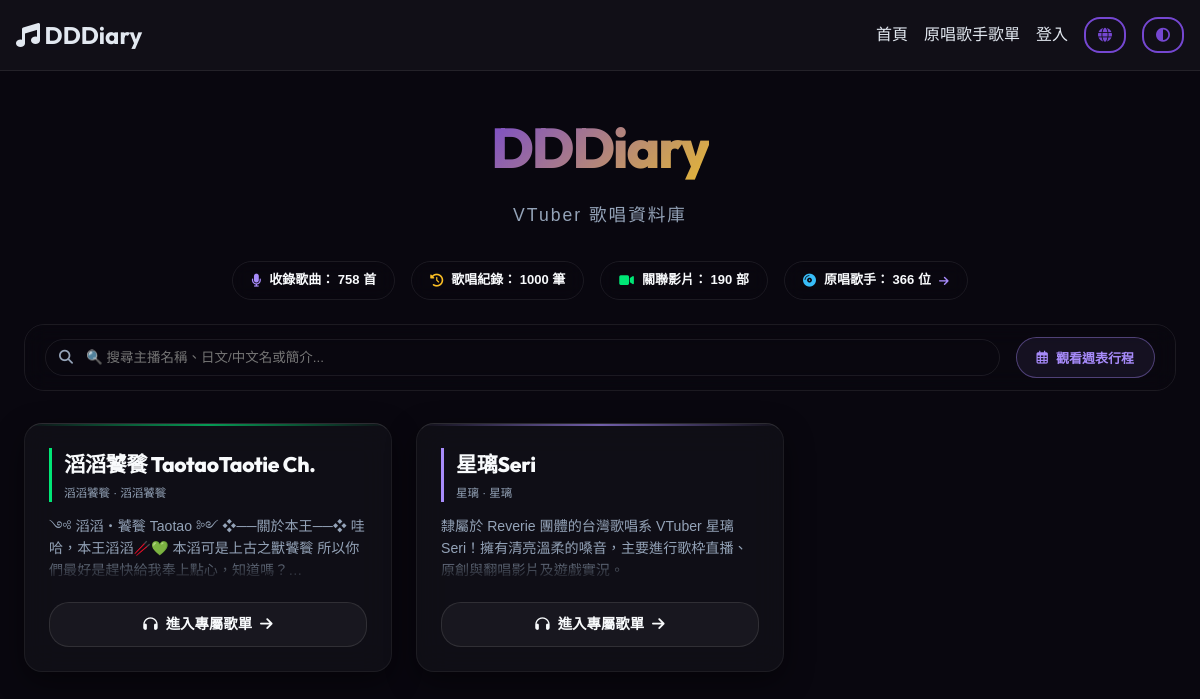
/, run on an earlier commit of the app's database.
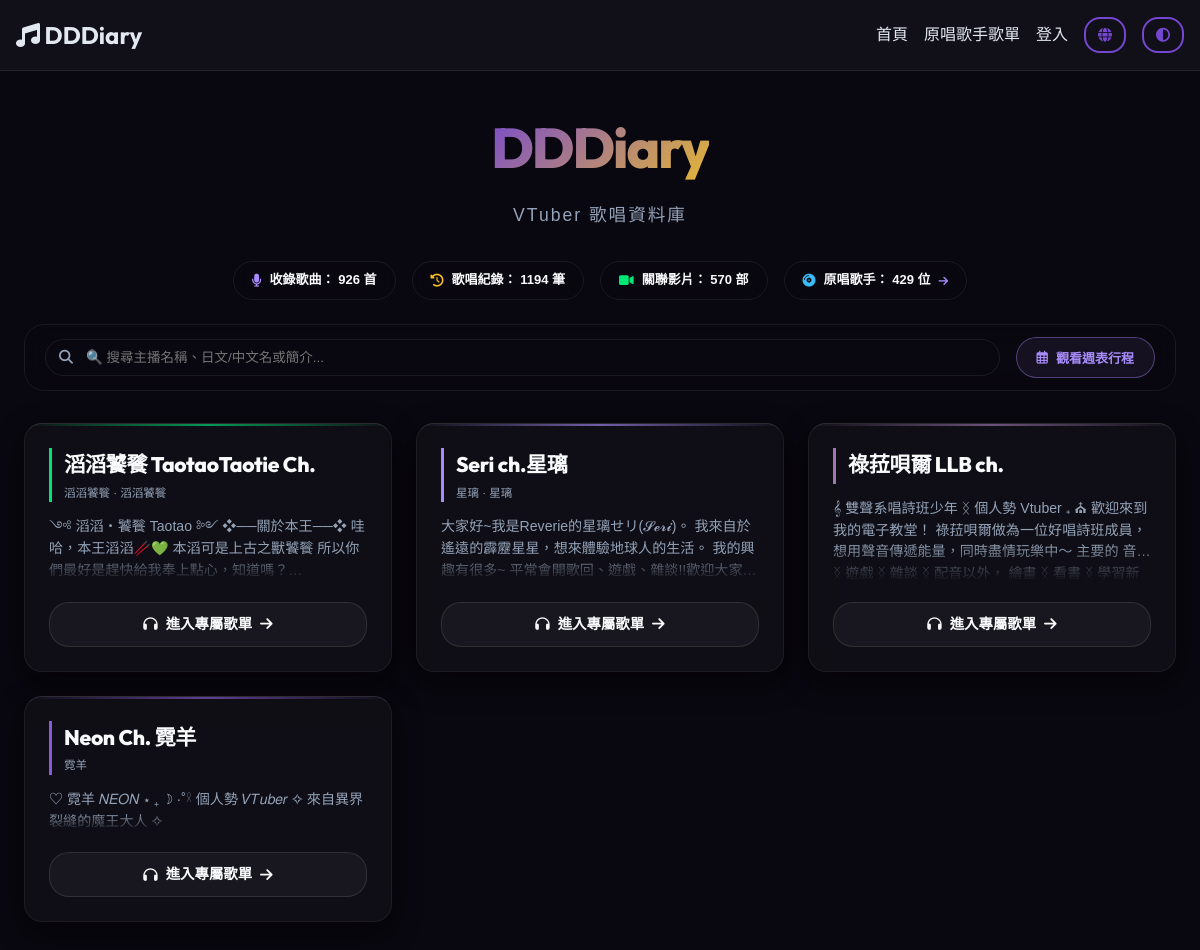
And on a later commit of the database.
### app/models/vtuber.py (models this page shows)
class VTuber(db.Model):
    __tablename__ = "vtubers"
    id: Mapped[int] = mapped_column(primary_key=True, autoincrement=True)
    name_main: Mapped[str] = mapped_column(String, nullable=False)
    name_ja: Mapped[Optional[str]] = mapped_column(String, nullable=True)
    name_zh: Mapped[Optional[str]] = mapped_column(String, nullable=True)
    name_romaji: Mapped[Optional[str]] = mapped_column(String, nullable=True)
    description: Mapped[Optional[str]] = mapped_column(String, nullable=True)
    youtube_channel_id: Mapped[Optional[str]] = mapped_column(String, unique=True, nullable=True)
    created_at: Mapped[datetime] = mapped_column(DateTime, server_default=func.now())
    avatar_url: Mapped[Optional[str]] = mapped_column(String, nullable=True)
    theme_color: Mapped[Optional[str]] = mapped_column(String, nullable=True)
    banner_url: Mapped[Optional[str]] = mapped_column(String, nullable=True)
    social_links: Mapped[Optional[str]] = mapped_column(String, nullable=True)
    schedule_image_url: Mapped[Optional[str]] = mapped_column(String, nullable=True)
    links: Mapped[List["VTuberLink"]] = relationship(
        "VTuberLink", back_populates="vtuber", cascade="all, delete-orphan"
    )
    activities: Mapped[List["Activity"]] = relationship(
        "Activity", back_populates="vtuber", cascade="all, delete-orphan"
    )
    videos: Mapped[List["Video"]] = relationship(
        "Video", back_populates="vtuber", cascade="all, delete-orphan"
    )
    signature_songs: Mapped[List["Song"]] = relationship(
        "Song",
        secondary=vtuber_songs,
        primaryjoin="and_(VTuber.id==vtuber_songs.c.vtuber_id, vtuber_songs.c.association_type=='signature')",
        back_populates="signature_vtubers",
        overlaps="requestable_songs,requestable_vtubers",
    )
    requestable_songs: Mapped[List["Song"]] = relationship(
        "Song",
        secondary=vtuber_songs,
        primaryjoin="and_(VTuber.id==vtuber_songs.c.vtuber_id, vtuber_songs.c.association_type=='requestable')",
        back_populates="requestable_vtubers",
        overlaps="signature_songs,signature_vtubers",
    )
    singing_records: Mapped[List["SingingRecord"]] = relationship(
        "SingingRecord", secondary=record_vtubers, back_populates="singers"
    )
    clips: Mapped[List["Clip"]] = relationship(
        "Clip", secondary=clip_vtubers, back_populates="vtubers"
    )

### app/blueprints/main/routes.py (the view)
@main_bp.route('/')
def lobby():
    vtubers = get_vtubers(skip=0, limit=1000)
    total_songs = db.session.query(Song).count()
    total_records = db.session.query(SingingRecord).count()
    total_videos = db.session.query(Video).count()
    total_artists = get_active_artist_count()
    return render_template('main/lobby.html',
                           vtubers=vtubers,
                           total_songs=total_songs,
                           total_records=total_records,
                           total_videos=total_videos,
                           total_artists=total_artists)

### app/i18n.py (called while the page is built)
def load_translations():
    global _translations, _mtimes
    for lang in ['zh', 'en']:
        path = os.path.join(LOCALES_DIR, f'{lang}.json')
        if os.path.exists(path):
            mtime = os.path.getmtime(path)
            if lang not in _translations or _mtimes.get(lang) != mtime:
                with open(path, 'r', encoding='utf-8') as f:
                    _translations[lang] = json.load(f)
                _mtimes[lang] = mtime
        else:
            _translations[lang] = {}
            _mtimes.pop(lang, None)
    return _translations

def get_locale():
    return request.cookies.get('lang', 'zh')

def get_locale_dict():
    lang = get_locale()
    translations = load_translations()
    return translations.get(lang, translations.get('zh', {}))

def _(key):
    lang = get_locale()
    translations = load_translations()
    lang_dict = translations.get(lang, {})
    return lang_dict.get(key, key)

### app/services/artist_service.py (called while the page is built)
def get_active_artist_count() -> int:
    stmt = (
        select(func.count(func.distinct(song_artists.c.artist_id)))
        .select_from(
            song_artists.join(SingingRecord, song_artists.c.song_id == SingingRecord.song_id)
        )
    )
    return db.session.scalar(stmt) or 0

### app/services/vtuber_service.py (called while the page is built)
def get_vtubers(skip: int = 0, limit: int = 100):
    return db.session.scalars(select(VTuber).offset(skip).limit(limit)).all()

### app/templates/main/lobby.html (shortened to what this page needs)
{% extends "base.html" %}
{% block extra_head %}
<link rel="stylesheet" href="{{ url_for('static', filename='css/lobby.css') }}">
{% endblock %}
{% block content %}
<div class="lobby-wrapper">
        <header class="lobby-hero">
            <h1 style="font-size: 3.5rem; font-weight: 800; font-family: 'Outfit', sans-serif; background: linear-gradient(135deg, var(--primary, #8a5adb), var(--accent, #fbbf24)); -webkit-background-clip: text; -webkit-text-fill-color: transparent; margin: 0 0 8px 0; letter-spacing: -2px; display: inline-block;">DDDiary</h1>
            <p class="text-muted" style="font-size: 1.1rem; letter-spacing: 2px; margin: 0; font-weight: 500;">{{ _('VTuber Singing Database') }}</p>
        </header>
        <div class="global-stats-bar">
            <div class="stat-pill">
                <i class="fa-solid fa-microphone" style="color:var(--neon-purple);"></i>
                <span>{{ _('Recorded Songs:') }} {{ total_songs or '0' }} {{ _('unit_songs') }}</span>
            </div>
            <div class="stat-pill">
                <i class="fa-solid fa-clock-rotate-left" style="color:var(--neon-gold);"></i>
                <span>{{ _('Singing Records:') }} {{ total_records or '0' }} {{ _('unit_records') }}</span>
            </div>
            <div class="stat-pill">
                <i class="fa-solid fa-video" style="color:var(--neon-green);"></i>
                <span>{{ _('Linked Videos:') }} {{ total_videos or '0' }} {{ _('unit_videos') }}</span>
            </div>
            <a href="{{ artists_url or url_for('main.artists_catalog') }}" class="stat-pill stat-pill-link" title="{{ _('Artist Songlist') }}">
                <i class="fa-solid fa-compact-disc" style="color:#38bdf8;"></i>
                <span>{{ _('Original Artists:') }} {{ total_artists or '0' }} {{ _('unit_artists') }}</span>
                <i class="fa-solid fa-arrow-right" style="font-size:11px; color:var(--neon-purple);"></i>
            </a>
        </div>
        <div class="lobby-toolbar">
            <div class="search-input-wrapper">
                <i class="fa-solid fa-magnifying-glass search-icon"></i>
                <input type="text" id="lobby-search-input" placeholder="{{ _('Search VTubers, JP/ZH names, or bio...') }}" oninput="onLobbySearchInput()">
            </div>
            <button id="view-toggle-btn" class="view-toggle-btn" onclick="toggleLobbyView()" title="{{ _('View Schedule') }}">
                <i class="fa-regular fa-calendar-days"></i> <span>{{ _('View Schedule') }}</span>
            </button>
        </div>
        <main class="lobby-split-layout" id="lobby-layout">
            <section class="vtuber-grid" id="vtuber-grid-container">
                {% for vt in vtubers %}
                <a href="{{ url_for('share.profile', identifier=(vt.name_romaji.replace(' ', '_') if vt.name_romaji else vt.id)) }}"
                   class="vtuber-card"
                   style="--vt-color: {{ vt.theme_color or '#a78bfa' }};"
                   data-vtuber-id="{{ vt.id }}"
                   data-search-text="{{ vt.name_main }} {{ vt.name_romaji or '' }} {{ vt.name_ja or '' }} {{ vt.name_zh or '' }} {{ vt.description or '' }}"
                   >
                    <div class="card-body">
                        <div class="vtuber-card-header">
                            <div class="vtuber-title-group">
                                <div class="vtuber-name">{{ vt.name_main }}</div>
                                {% if vt.name_ja or vt.name_zh %}
                                <div class="vtuber-subname">{{ vt.name_ja or '' }}{% if vt.name_ja and vt.name_zh %} · {% endif %}{{ vt.name_zh or '' }}</div>
                                {% endif %}
                            </div>
                        </div>
                        <p class="vtuber-desc">{{ vt.description or _('No bio description yet.') }}</p>
                        <div class="enter-btn">
                            <i class="fa-solid fa-headphones"></i> {{ _('Enter Songlist') }} <i class="fa-solid fa-arrow-right"></i>
                        </div>
                    </div>
                </a>
                {% endfor %}
            </section>
        </main>
    </div>
{% endblock %}

### app/templates/base.html (shortened to what this page needs)
<!DOCTYPE html>
<html lang="zh-Hant" data-theme="dark">
<head>
  <link rel="stylesheet" href="https://cdnjs.cloudflare.com/ajax/libs/font-awesome/6.4.0/css/all.min.css">
  <link rel="stylesheet" href="{{ url_for('static', filename='css/base.css') }}">
  {% block extra_head %}{% endblock %}
</head>
<body>
  {% block navbar %}
  <nav class="navbar">
    <div class="container flex justify-between items-center">
      <a href="{{ lobby_url or url_for('main.lobby') }}" class="navbar-brand">
        <i class="fa-solid fa-music text-primary"></i> DDDiary
      </a>
      <div class="nav-links">
        <a href="{{ lobby_url or url_for('main.lobby') }}">{{ _('Home') }}</a>
        <a href="{{ artists_url or url_for('main.artists_catalog') }}">{{ _('Artist Songlist') }}</a>
        {% if current_user and current_user.is_authenticated %}
          <a href="{{ url_for('admin.dashboard') }}">{{ _('Admin') }}</a>
          <a href="{{ url_for('auth.logout') }}">{{ _('Logout') }}</a>
        {% else %}
          {% if is_static %}
            <a href="javascript:showToast('{{ _("Management and login features are only available in the local Flask environment.") }}', 'warning')">{{ _('Login') }}</a>
          {% else %}
            <a href="{{ url_for('auth.login') }}">{{ _('Login') }}</a>
          {% endif %}
        {% endif %}
        <div class="dropdown" style="display:inline-block; position:relative;">
          <button class="btn btn-outline btn-sm dropdown-btn" onclick="const el = this.nextElementSibling; el.style.display = el.style.display === 'none' ? 'block' : 'none';">
            <i class="fa-solid fa-globe"></i>
          </button>
        </div>
        <button id="theme-toggle" class="btn btn-outline btn-sm">
          <i class="fa-solid fa-circle-half-stroke"></i>
        </button>
      </div>
    </div>
  </nav>
  {% endblock %}
  {% block content %}{% endblock %}
</body>
</html>

### app/static/css/base.css (style rules this page uses)
:root { --primary: hsl(260, 60%, 55%); --primary-hover: hsl(260, 60%, 65%); --accent: hsl(45, 80%, 55%); --accent-hover: hsl(45, 80%, 65%); --bg-gradient-start: hsl(270, 50%, 15%); --bg-gradient-end: hsl(190, 60%, 20%); --bg-color: #f8f9fa; --text-color: #333; --text-bright: #0f172a; --text-muted: #6c757d; --card-bg: rgba(255, 255, 255, 0.85); --card-border: rgba(0, 0, 0, 0.08); --surface-glass: rgba(255, 255, 255, 0.85); --success: #28a745; --danger: #dc3545; --warning: #ffc107; --info: #17a2b8; --primary-color: var(--primary); --bg-secondary: var(--card-bg); --bg-tertiary: rgba(0, 0, 0, 0.05); --border-color: var(--card-border); --font-heading: 'Outfit', sans-serif; --font-body: 'Noto Sans TC', sans-serif; --base-size: 16px; --line-height: 1.6; --spacing-xs: 0.25rem; --spacing-sm: 0.5rem; --spacing-md: 1rem; --spacing-lg: 1.5rem; --spacing-xl: 2rem; --shadow-sm: 0 4px 12px rgba(0,0,0,0.05); --shadow-md: 0 8px 24px rgba(0,0,0,0.08); --shadow-lg: 0 12px 32px rgba(0,0,0,0.12); --shadow-glow: 0 0 15px rgba(138, 90, 219, 0.5); --radius: 16px; --transition: all 0.25s ease; --grid-columns: 1; }
[data-theme="dark"] { --bg-color: #0b0a10; --text-color: #e2e8f0; --text-bright: #f8fafc; --text-muted: #94a3b8; --card-bg: rgba(24, 23, 34, 0.72); --card-border: rgba(255, 255, 255, 0.09); --surface-glass: rgba(18, 17, 26, 0.85); --primary-color: var(--primary); --bg-secondary: var(--card-bg); --bg-tertiary: rgba(255, 255, 255, 0.08); --border-color: var(--card-border); }
*, *::before, *::after { box-sizing: border-box; margin: 0; padding: 0; }
body { font-family: var(--font-body); font-size: var(--base-size); line-height: var(--line-height); color: var(--text-color); background-color: var(--bg-color); background-attachment: fixed; min-height: 100vh; transition: background-color 0.3s ease, color 0.3s ease; }
h1, h2, h3, h4, h5, h6 { font-family: var(--font-heading); font-weight: 600; margin-bottom: var(--spacing-md); color: var(--text-color); }
a { color: var(--primary); text-decoration: none; transition: var(--transition); }
.container { width: 100%; max-width: 1200px; margin: 0 auto; padding: 0 var(--spacing-md); }
@media (min-width: 600px) { :root { --grid-columns: 2; } }
@media (min-width: 900px) { :root { --grid-columns: 3; } }
@media (min-width: 1200px) { :root { --grid-columns: 4; } }
@media (min-width: 1200px) { body { font-size: 16px; } }
.btn { display: inline-flex; align-items: center; justify-content: center; padding: 0.5rem 1.25rem; font-family: var(--font-heading); font-weight: 500; border-radius: var(--radius); border: none; cursor: pointer; transition: var(--transition); min-height: 48px; text-decoration: none; }
.btn-outline { background: transparent; border: 2px solid var(--primary); color: var(--primary); }
.btn-sm { min-height: 36px; padding: 0.25rem 0.75rem; font-size: 0.875rem; }
.navbar { position: sticky; top: 0; background: var(--card-bg); border-bottom: 1px solid var(--card-border); z-index: 100; padding: 1rem 0; }
.navbar .container { display: flex; justify-content: space-between; align-items: center; }
.navbar-brand { font-family: var(--font-heading); font-size: 1.5rem; font-weight: 700; color: var(--text-color); text-decoration: none; }
.nav-links { display: flex; gap: var(--spacing-md); align-items: center; }
.nav-links a { color: var(--text-color); font-weight: 500; }
.text-muted { color: var(--text-muted); }
.flex { display: flex; }
.justify-between { justify-content: space-between; }
.items-center { align-items: center; }

What changed in the data, as far as the page shows it:
changed VTuber "星璃": name_main "星璃Seri" → "Seri ch.星璃"; description "隸屬於 Reverie 團體的台灣歌唱系 VTuber 星璃 Seri！擁有清亮溫柔的嗓音，主要進行歌枠直播、原創與翻唱影片及遊戲實況。" → "大家好~我是Reverie的星璃せリ(𝓢𝓮𝓻𝓲)。 我來自於遙遠的霹靂星星，想來體驗地球人的生活。…"
added VTuber: name_main "祿菈唄爾 LLB ch.", description "𝄞 雙聲系唱詩班少年 ᛝ 個人勢 Vtuber ₊ ⛪︎ 歡迎來到我的電子教堂！ 祿菈唄爾做為一位好唱詩班成員， 想用聲音傳遞能量，同時盡情玩樂中～ 主要的 音樂 ᛝ 遊戲 ᛝ 雜談 ᛝ 配音以外， 繪畫 ᛝ 看書…"
added VTuber: name_main "Neon Ch. 霓羊", name_zh "霓羊", description "♡ 霓羊 𝑁𝐸𝑂𝑁 ⋆ ₊ ☽ ·˚𓍲 個人勢 𝑉𝑇𝑢𝑏𝑒𝑟 ✧ 來自異界裂縫的魔王大人 ✧"
Also different on the page:
{{ total_songs or '0' }}: "758" → "926"
{{ total_records or '0' }}: "1000" → "1194"
{{ total_videos or '0' }}: "190" → "570"
{{ total_artists or '0' }}: "366" → "429"
